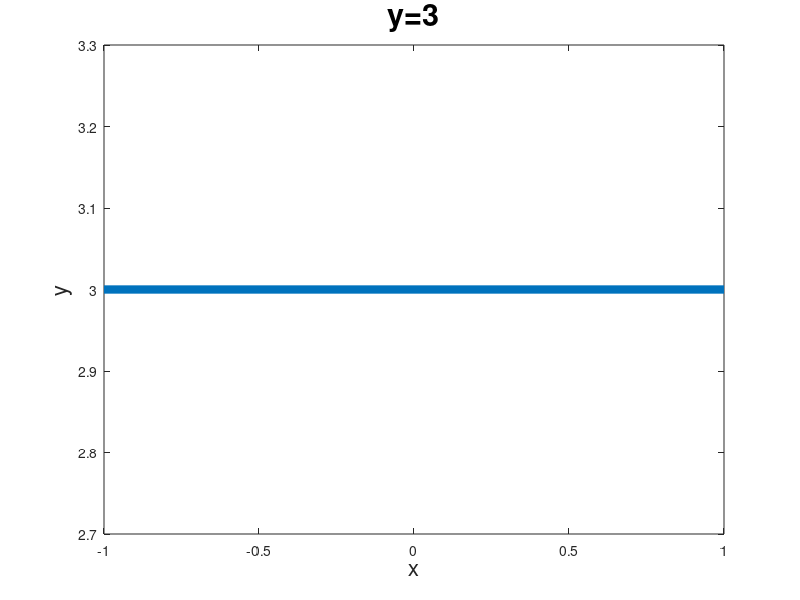
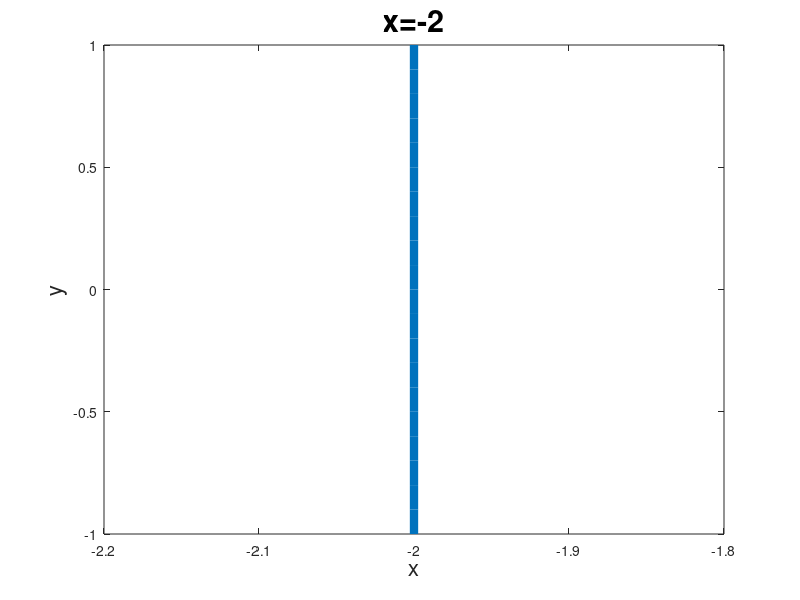
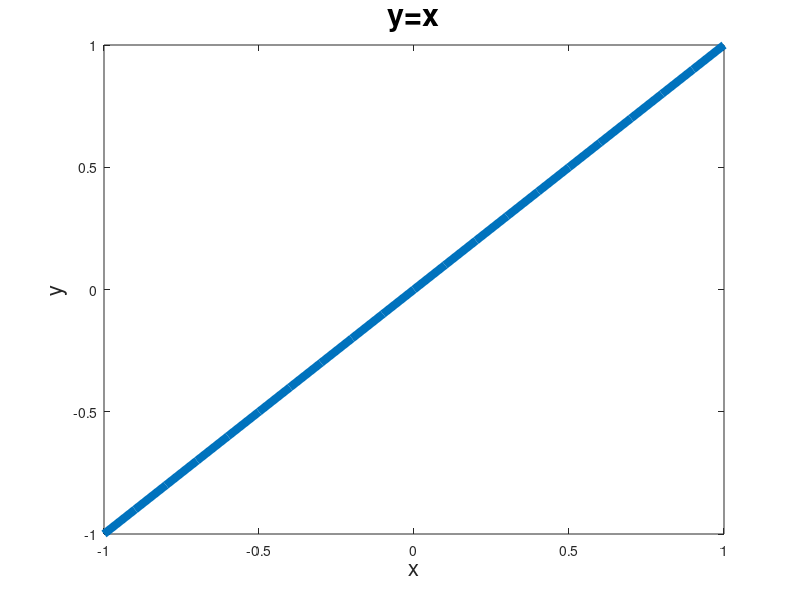
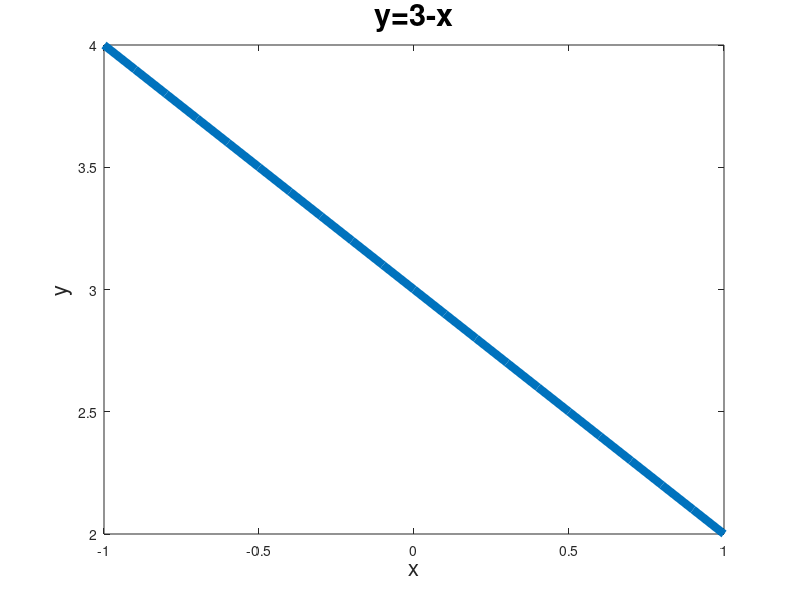

Recreate these plots in MATLAB, in order.
% ----------------------------------------------------
% Problem 1 - Plot the following on 2D plots
% ----------------------------------------------------
% a) y=3
figure;
x = -1:.1:1; y = zeros(length(x),1)+3;
plot(x,y,'Linewidth',6); title('y=3','Fontsize',22);
xlabel('x','Fontsize',16);ylabel('y','Fontsize',16);
saveas(gcf,'1a.png')
% b) x=-2
figure;
y = -1:.1:1; x = zeros(length(x),1)-2;
plot(x,y,'Linewidth',6); title('x=-2','Fontsize',22);
xlabel('x','Fontsize',16);ylabel('y','Fontsize',16);
saveas(gcf,'1b.png')
% c) y=x
figure;
x = -1:.1:1; y = x;
plot(x,y,'Linewidth',6); title('y=x','Fontsize',22);
xlabel('x','Fontsize',16);ylabel('y','Fontsize',16);
saveas(gcf,'1c.png')
% d) y=3-x
figure;
x = -1:.1:1; y = 3-x;
plot(x,y,'Linewidth',6); title('y=3-x','Fontsize',22);
xlabel('x','Fontsize',16);ylabel('y','Fontsize',16);
saveas(gcf,'1d.png')
% e) y=x^3
figure;
x = -1:.1:1; y = x.^3;
plot(x,y,'Linewidth',6); title('y=x^3','Fontsize',22);
xlabel('x','Fontsize',16);ylabel('y','Fontsize',16);
saveas(gcf,'1e.png')
% f) y=e^x
figure;
x = -1:.1:1; y = exp(x);
plot(x,y,'Linewidth',6); title('y=e^x','Fontsize',22);
xlabel('x','Fontsize',16);ylabel('y','Fontsize',16);
saveas(gcf,'1f.png')
% g) y=lnx
figure;
x = 0:.1:1; y = log(x); % Note log(x) = ln(x)
plot(x,y,'Linewidth',6); title('y=lnx','Fontsize',22);
xlabel('x','Fontsize',16);ylabel('y','Fontsize',16);
saveas(gcf,'1g.png')
% h) y=sqrt(x)
figure;
x = 0:.1:1; y = sqrt(x);
plot(x,y,'Linewidth',6); title('y=x^{1/2}','Fontsize',22);
xlabel('x','Fontsize',16);ylabel('y','Fontsize',16);
saveas(gcf,'1h.png')
% i) x=y^2
figure;
y = -1:.1:1; x = y.^2;
plot(x,y,'Linewidth',6); title('x=y^2','Fontsize',22);
xlabel('x','Fontsize',16);ylabel('y','Fontsize',16);
saveas(gcf,'1i.png')
% j) y=1/x
figure;
x = -1:.1:1; y = 1./x;
plot(x,y,'Linewidth',6); title('y=1/x','Fontsize',22);
xlabel('x','Fontsize',16);ylabel('y','Fontsize',16);
saveas(gcf,'1j.png')

% ----------------------------------------------------
% Problem 2 - Plot level curves of the following
% ----------------------------------------------------
zs = -3:3;
% a) z=y
figure;
x = -1:.1:1;
for z=zs
   y=zeros(1,length(x))+z;
   plot(x,y,'Linewidth',6);hold on;
end
title('z=y','Fontsize',22); 
xlabel('x','Fontsize',18);ylabel('y','Fontsize',18);
saveas(gcf,'2a.png')
% b) z=1-x-y
figure;
x = -1:.1:1;
for z=zs
   y=1-zeros(1,length(x))-z-x;
   plot(x,y,'Linewidth',6);hold on;
end
title('z=1-x-y','Fontsize',22); 
xlabel('x','Fontsize',18);ylabel('y','Fontsize',18);
saveas(gcf,'2b.png')
% c) z^2=x^2+y^2
figure;
x = -3:.00001:3;
for z=zs
   col = [rand(1),rand(1),rand(1)]; 
   % Plot top of circle
   y=sqrt((zeros(1,length(x))-z).^2-x.^2);
   y(real(y)==0)=NaN;
   plot(x,y,'Linewidth',6,'Color',col);hold on;
   % Plot bottom of circle
   y=-sqrt((zeros(1,length(x))-z).^2-x.^2);
   y(real(y)==0)=NaN;
   plot(x,y,'Linewidth',6,'Color',col);hold on;
end
title('z^2=x^2+y^2','Fontsize',22); 
xlabel('x','Fontsize',18);ylabel('y','Fontsize',18);
saveas(gcf,'2c.png')
% d) x^2+y^2+z^2=9
figure;
x = -3:.00001:3;
for z=zs
   col = [rand(1),rand(1),rand(1)];
   % Plot top of circle
   y=sqrt(9-(zeros(1,length(x))-z).^2-x.^2);
   y(real(y)==0)=NaN;
   plot(x,y,'Linewidth',6,'Color',col);hold on;
   % Plot bottom of circle
   y=-sqrt(9-(zeros(1,length(x))-z).^2-x.^2);
   y(real(y)==0)=NaN;
   plot(x,y,'Linewidth',6,'Color',col);hold on;
end
title('x^2+y^2+z^2=9','Fontsize',22); 
xlabel('x','Fontsize',18);ylabel('y','Fontsize',18);
saveas(gcf,'2d.png')






% ----------------------------------------------------
% Problem 3 - Plot the plane traces
% ----------------------------------------------------
% a) x+2y+3z=6
a = -1:.1:1; figure;
% Plot xy trace
x = a; y = (1/2)*(6-x);
subplot(1,3,1);
plot(x,y,'Linewidth',5);
title('xy Trace','Fontsize',18);
% Plot xz trace
x = a; z = (1/3)*(6-x);
subplot(1,3,2);
plot(x,z,'Linewidth',5);
title('xz Trace','Fontsize',18);
% Plot yz trace
y = a; z = (1/3)*(6-2*y);
subplot(1,3,3); 
plot(y,z,'Linewidth',5);
title('yz Trace','Fontsize',18);
set(gcf, 'Position', [100 200 600 200])
saveas(gcf,'3a.png');

% b) z=x^2+y^2
a = -1:.1:1; figure;
% Plot xy trace
x = 0; 
subplot(1,3,1);
plot(x,sqrt(-x.^2),'Linewidth',5);hold on;
plot(x,-sqrt(-x.^2),'Linewidth',5);
title('xy Trace','Fontsize',18);
% Plot xz trace
x = a; z = x.^2;
subplot(1,3,2);
plot(x,z,'Linewidth',5);
title('xz Trace','Fontsize',18);
% Plot yz trace
y = a; z = y.^2;
subplot(1,3,3); 
plot(y,z,'Linewidth',5);
title('yz Trace','Fontsize',18);
set(gcf, 'Position', [100 200 600 200])
saveas(gcf,'3b.png');

% c) z=y^2-x^2
a = -1:.1:1; figure;
% Plot xy trace
x = a;  
subplot(1,3,1);
plot(x,sqrt(x.^2),'Linewidth',5);hold on;
plot(x,-sqrt(x.^2),'Linewidth',5);
title('xy Trace','Fontsize',18);
% Plot xz trace
x = a; z = -x.^2;
subplot(1,3,2);
plot(x,z,'Linewidth',5);
title('xz Trace','Fontsize',18);
% Plot yz trace
y = a; z = y.^2;
subplot(1,3,3); 
plot(y,z,'Linewidth',5);
title('yz Trace','Fontsize',18);
set(gcf, 'Position', [100 200 600 200])
saveas(gcf,'3c.png');

% d) z^2=x^2+y^2
a = -1:.1:1; figure;
% Plot xy trace
x = a; 
subplot(1,3,1);
plot(0,0,'Linewidth',5);
title('xy Trace','Fontsize',18);
% Plot xz trace
x = a; 
subplot(1,3,2); 
plot(x,sqrt(x.^2), 'Linewidth',5); hold on;
plot(x,-sqrt(x.^2),'Linewidth',5);
title('xz Trace','Fontsize',18);
% Plot yz trace
y = a; z = y.^2;
subplot(1,3,3); 
plot(y,sqrt(y.^2), 'Linewidth',5); hold on;
plot(y,-sqrt(y.^2),'Linewidth',5);
title('yz Trace','Fontsize',18);
set(gcf, 'Position', [100 200 600 200])
saveas(gcf,'3d.png');


% ----------------------------------------------------
% Problem 4 - Plot the following on 3D plots
% ----------------------------------------------------
% a) y=3
figure;
[x,z] = meshgrid(-1:.1:1); y = zeros(size(x))+2;
surf(x,y,z); title('y=3','Fontsize',22);
xlabel('x','Fontsize',16);ylabel('y','Fontsize',16);
saveas(gcf,'4a.png')
% b) x=-2
figure;
[y,z] = meshgrid(-1:.1:1); x = zeros(size(x))-2;
surf(x,y,z); title('x=-2','Fontsize',22);
xlabel('x','Fontsize',16);ylabel('y','Fontsize',16);
saveas(gcf,'4b.png')
% c) y=x
figure;
[x,z] = meshgrid(-1:.1:1); y = x;
surf(x,y,z); title('y=x','Fontsize',22);
xlabel('x','Fontsize',16);ylabel('y','Fontsize',16);
saveas(gcf,'4c.png')
% d) y=3-x
figure;
[x,z] = meshgrid(-1:.1:1); y = 3-x;
surf(x,y,z); title('y=3-x','Fontsize',22);
xlabel('x','Fontsize',16);ylabel('y','Fontsize',16);
saveas(gcf,'4d.png')
% e) y=x^3
figure;
[x,z] = meshgrid(-1:.1:1); y = x.^3;
surf(x,y,z); title('y=x^3','Fontsize',22);
xlabel('x','Fontsize',16);ylabel('y','Fontsize',16);
saveas(gcf,'4e.png')
% f) y=e^x
figure;
[x,z] = meshgrid(-1:.1:1); y = exp(x);
surf(x,y,z); title('y=e^x','Fontsize',22);
xlabel('x','Fontsize',16);ylabel('y','Fontsize',16);
saveas(gcf,'4f.png')
% g) y=lnx
figure;
[x,z] = meshgrid(0:.05:1); y = log(x); % Note log(x) = ln(x)
surf(x,y,z); title('y=lnx','Fontsize',22);
xlabel('x','Fontsize',16);ylabel('y','Fontsize',16);
saveas(gcf,'4g.png')
% h) y=sqrt(x)
figure;
[x,z] = meshgrid(0:.05:1); y = sqrt(x);
surf(x,y,z); title('y=x^{1/2}','Fontsize',22);
xlabel('x','Fontsize',16);ylabel('y','Fontsize',16);
saveas(gcf,'4h.png')
% i) x=y^2
figure;
[y,z] = meshgrid(-1:.1:1); x = y.^2;
surf(x,y,z); title('x=y^2','Fontsize',22);
xlabel('x','Fontsize',16);ylabel('y','Fontsize',16);
saveas(gcf,'4i.png')
% j) y=1/x
figure;
[x,z] = meshgrid(-1:.1:1); y = 1./x;
surf(x,y,z); title('y=1/x','Fontsize',22);
xlabel('x','Fontsize',16);ylabel('y','Fontsize',16);
saveas(gcf,'4j.png')
% k) x^2+y^2+z^2=4
figure;
[r,theta] = meshgrid(0:.1:2,0:.1:2*pi); % Polar coords
x = r.*cos(theta); y = r.*sin(theta);
surf(x,y,real(sqrt(4-x.^2-y.^2)));hold on;
surf(x,y,-real(sqrt(4-x.^2-y.^2))); title('x^2+y^2+z^2=4','Fontsize',22);
xlabel('x','Fontsize',16);ylabel('y','Fontsize',16);
saveas(gcf,'4k.png')
% l) x+2y+3z=6
figure;
[x,y] = meshgrid(-1:.1:1);
z = (1/3)*(6-2*y-x);
surf(x,y,z); title('x+2y+3z=6','Fontsize',22);
xlabel('x','Fontsize',16);ylabel('y','Fontsize',16);
saveas(gcf,'4l.png')
% m) z=x^2+y^2
figure;
[x,y] = meshgrid(-1:.1:1);
z = x.^2+y.^2;
surf(x,y,z); title('z=x^2+y^2','Fontsize',22);
xlabel('x','Fontsize',16);ylabel('y','Fontsize',16);
saveas(gcf,'4m.png')
% n) z^2=x^2+y^2
figure;
[r,theta] = meshgrid(0:.1:1,0:.1:2.1*pi); % Polar coords
x = r.*cos(theta); y = r.*sin(theta);
surf(x,y,real(sqrt(x.^2+y.^2)));hold on;
surf(x,y,-real(sqrt(x.^2+y.^2))); title('z^2=x^2+y^2','Fontsize',22);
xlabel('x','Fontsize',16);ylabel('y','Fontsize',16);
saveas(gcf,'4n.png')
% o) z^2=x^2+y^2-1
figure;
[r,theta] = meshgrid(0:.1:3,0:.1:2.1*pi); % Polar coords
x = r.*cos(theta); y = r.*sin(theta);
surf(x,y,real(sqrt(x.^2+y.^2-1)));hold on;
surf(x,y,-real(sqrt(x.^2+y.^2-1))); title('z^2=x^2+y^2-1','Fontsize',22);
xlabel('x','Fontsize',16);ylabel('y','Fontsize',16);
saveas(gcf,'4o.png')
% p) z^2=x^2+y^2+1
figure;
[r,theta] = meshgrid(0:.1:4,0:.1:2.1*pi); % Polar coords
x = r.*cos(theta); y = r.*sin(theta);
surf(x,y,real(sqrt(x.^2+y.^2+1)));hold on;
surf(x,y,-real(sqrt(x.^2+y.^2+1))); title('z^2=x^2+y^2+1','Fontsize',22);
xlabel('x','Fontsize',16);ylabel('y','Fontsize',16);
saveas(gcf,'4p.png')
% q) z=y^2-x^2
figure;
[x,y] = meshgrid(-1:.1:1);
z = y.^2-x.^2;
surf(x,y,z); title('z=y^2-x^2','Fontsize',22);
xlabel('x','Fontsize',16);ylabel('y','Fontsize',16);
saveas(gcf,'4q.png')